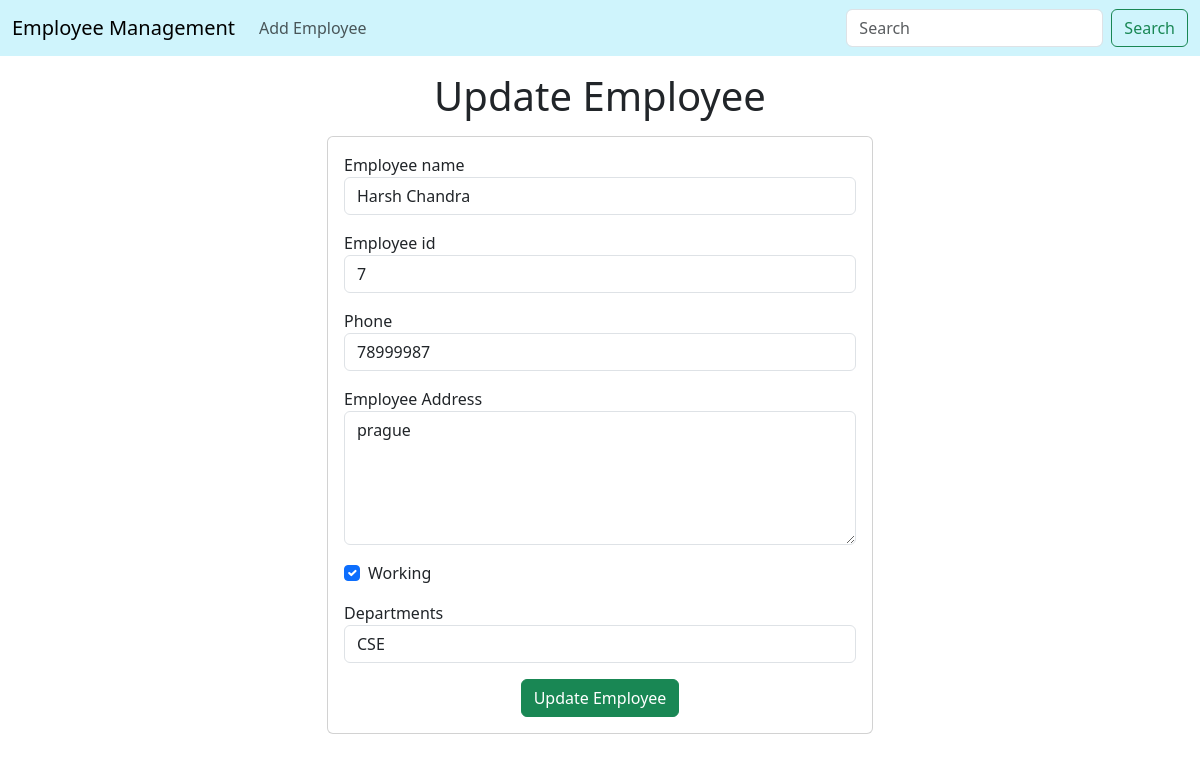
Screenshot of /update/7 with the database file from the repository.
### employee/models.py (models this page shows, shortened)
class Employee(models.Model):
    name=models.CharField(max_length=200)
    emp_id=models.CharField(max_length=200)
    phone=models.CharField(max_length=10)
    address=models.CharField(max_length=150)
    working=models.BooleanField(default=True)
    dept=models.ForeignKey(Department,on_delete=models.CASCADE)

### employee/views.py (the view, shortened to what this page needs)
# urls.py: path('update/<int:emp_id>',views.updateEmp,name='updateEmp'),
def updateEmp(request,emp_id):
    emp=Employee.objects.get(pk=emp_id)
    depts=Department.objects.all()
    return render(request,"employee/updateEmp.html",{
        'emp':emp,
        'depts':depts
    })

### employee/models.py (called while the page is built)
    def __str__(self):
        return "%s" %(self.name)

### employee/templates/employee/updateEmp.html (shortened to what this page needs)
{% extends 'employee/base.html' %}
{% block content %}
<h1 class="text-center my-3">Update Employee</h1>
<div class="container">
    <div class="row">
      <div class="col-md-6 offset-md-3">
        <div class="card">
          <div class="card-body">
            <form action="/update/{{emp.id}}" method="POST">
              <div class="mb-3">
                <label for="name">Employee name</label>
                <input
                  id="name"
                  type="text"
                  class="form-control"
                  placeholder="Enter name"
                  name="emp_name"
                  value="{{emp.name}}"
                />
              </div>
              <div class="mb-3">
                <label for="id">Employee id</label>
                <input
                  id="id"
                  type="text"
                  class="form-control"
                  placeholder="Enter id"
                  name="emp_id"
                  value="{{emp.id}}"
                />
              </div>
              <div class="mb-3">
                <label for="phone">Phone</label>
                <input
                  id="phone"
                  type="text"
                  class="form-control"
                  placeholder="Enter phone number"
                  name="emp_phone"
                  value="{{emp.phone}}"
                />
              </div>
              <div class="mb-3">
                <label for="address">Employee Address</label>
                <textarea
                  name="emp_address"
                  id="address"
                  rows="5"
                  class="form-control"
                >{{emp.address}}</textarea>
              </div>
              <div class="mb-3 form-check">
                <label for="working">Working</label>
                <input {% if emp.working %} checked {% endif %}  id="working" name="emp_working" type="checkbox" class="form-check-input">
              </div>
              <div class="mb-3 ">
                <label for="department">Departments</label>
                <select value="{{emp.dept}}" name="emp_department" id="department" class="form-control">
                  {% for d in depts %}
                  <option value='{{d.id}}'>{{d.name}}</option>
                  {% endfor %}
                </select>
              </div>
              <div class="container text-center">
                  <button class="btn btn-success">
                      Update Employee
                  </button>
              </div>
            </form>
          </div>
        </div>
      </div>
    </div>
</div>
{% endblock %}

### rows the page displays
Employee: emp_name "Harsh Chandra", emp_id "7", emp_phone "78999987", emp_address "prague", working "☑"

### other values shown
form field emp_department "CSE"
